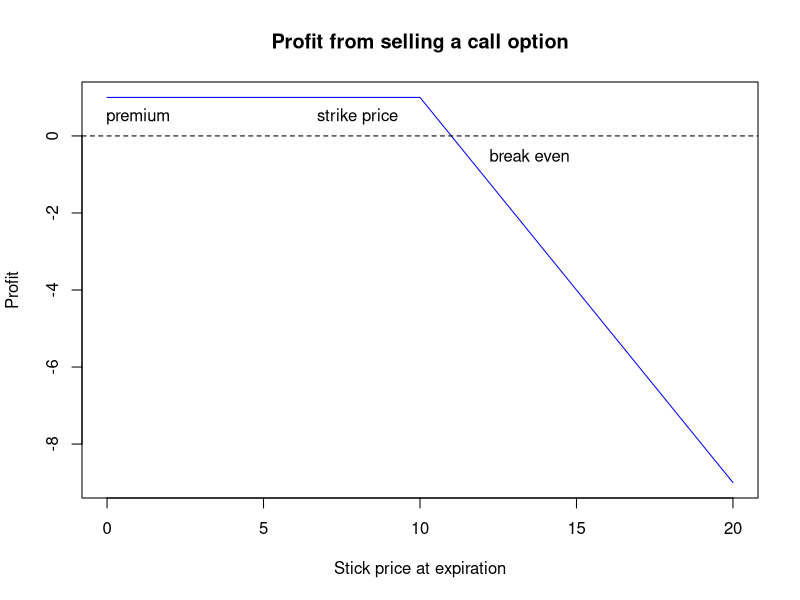
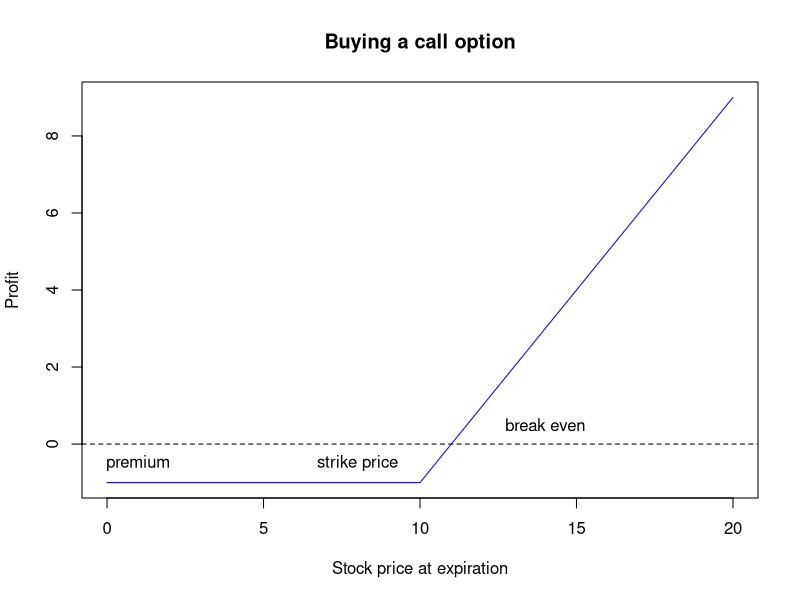
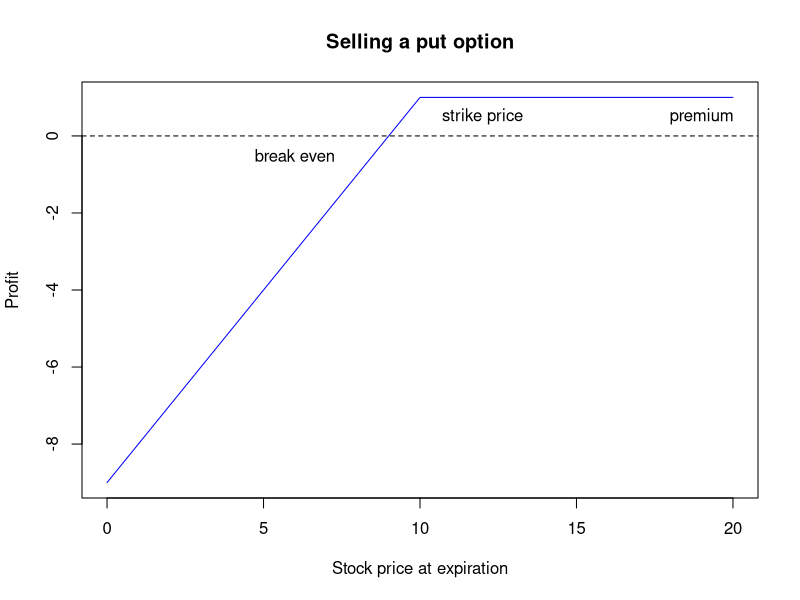
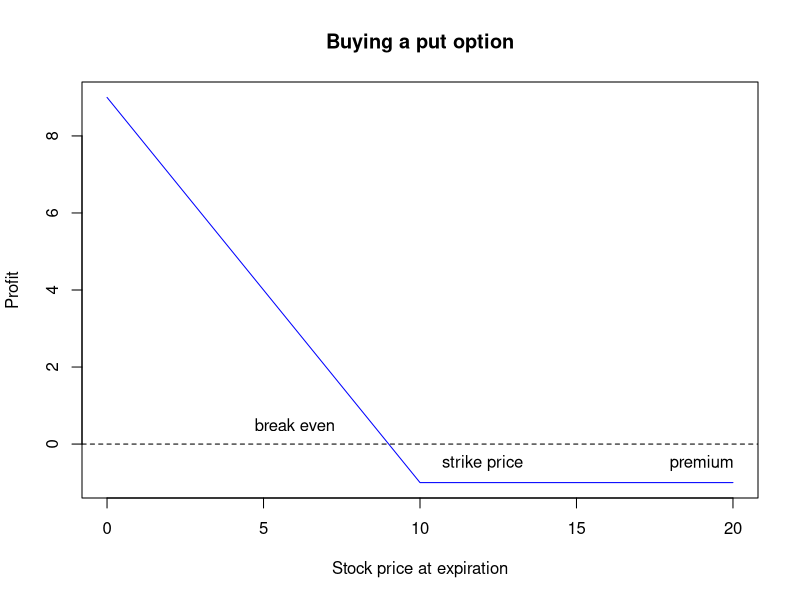

Recreate these plots in R, in order.
## ---- chunk 1
strike <- 10
premium <- 1
S_T <- seq(0, 20, by = 1)
profit <- premium - pmax(0, S_T - strike)
plot(S_T, profit, type = "l", col = "blue", lwd = 1,
     ylab = "Profit", xlab = "Stick price at expiration",
     main = "Profit from selling a call option")
abline(h = 0, lty = 2)
text(1, .5,  "premium")
text(8, .5,  "strike price")
text(13.5, - .5,  "break even")
## ---- chunk 2
strike <- 10
premium <- 1
S_T <- seq(0, 20, by = 1)

profit <- pmax(0, S_T - strike) - premium

plot(S_T, profit, type = "l", col = "blue",
     ylab = "Profit", xlab = "Stock price at expiration",
     main = "Buying a call option")
abline(h = 0, lty = 2)
text(1,-.5, "premium")
text(8, -.5, "strike price")
text(14, .5, "break even")
## ---- chunk 3
strike <- 10
premium <- 1
S_T <- seq(0, 20, by = 1)

profit <- premium - pmax(0, strike - S_T)

plot(S_T, profit, type = "l", col = "blue",
     ylab = "Profit", xlab = "Stock price at expiration",
     main = "Selling a put option")
abline(h = 0, lty = 2)
text(19, .5, "premium")
text(12, .5, "strike price")
text(6, -.5, "break even")
## ---- chunk 4
strike <- 10
premium <- 1
S_T <- seq(0, 20, by = 1)

profit <- pmax(0, strike - S_T) - premium

plot(S_T, profit, type = "l", col = "blue",
     ylab = "Profit", xlab = "Stock price at expiration",
     main = "Buying a put option")
abline(h = 0, lty = 2)
text(19, -.5, "premium")
text(12, -.5, "strike price")
text(6, .5, "break even")
